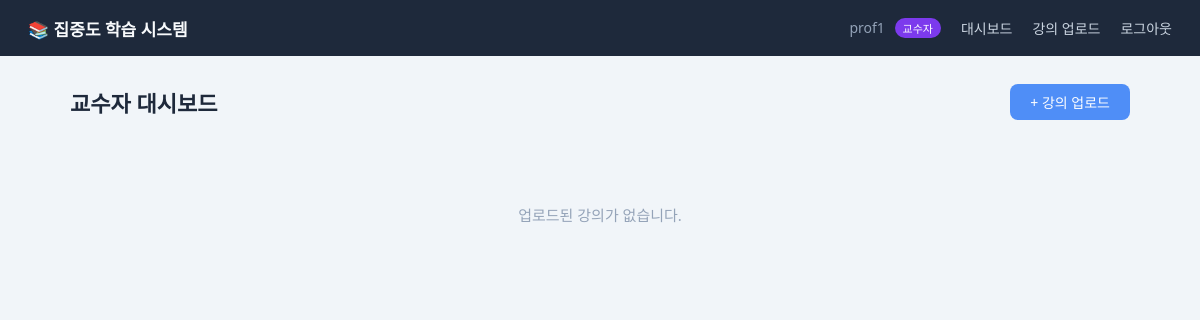
Before: /professor (signed in) with the older database file.
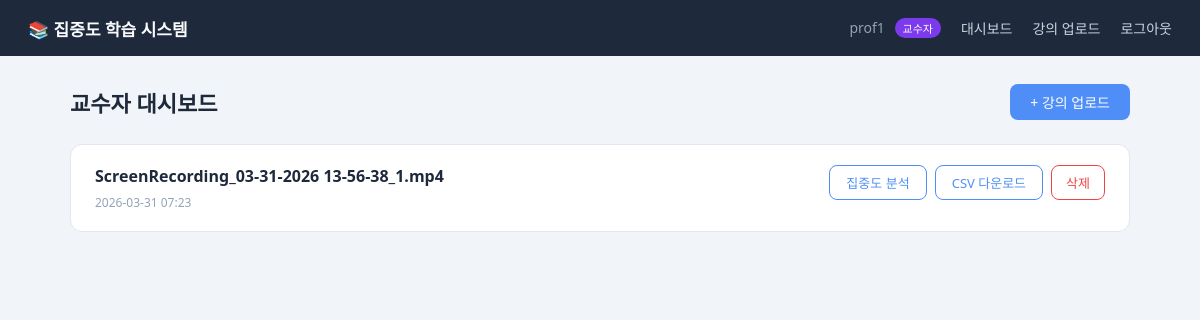
After: the same page with the newer database file.
### app.py (models this page shows)
class Lecture(db.Model):
    id          = db.Column(db.Integer,  primary_key=True)
    title       = db.Column(db.String(200), nullable=False)
    filename    = db.Column(db.String(200), nullable=False)
    uploaded_at = db.Column(db.DateTime,    default=datetime.utcnow)

### app.py (the view)
@app.route("/professor")
@login_required
def professor():
    if current_user.role != "professor":
        flash("교수자만 접근 가능합니다.")
        return redirect(url_for("student"))
    lectures = Lecture.query.order_by(Lecture.uploaded_at.desc()).all()
    return render_template("professor.html", lectures=lectures)

### app.py (called while the page is built)
@login_mgr.user_loader
def load_user(user_id):
    return User.query.get(int(user_id))

### templates/professor.html (shortened to what this page needs)
{% extends "base.html" %}
{% block content %}
<div class="page-header">
  <h2>교수자 대시보드</h2>
  <a href="{{ url_for('upload') }}" class="btn-primary">+ 강의 업로드</a>
</div>
{% if lectures %}
<div class="lecture-list">
  {% for lec in lectures %}
  <div class="prof-card" id="card-{{ lec.id }}">
    <div class="prof-card-header">
      <div>
        <h3>{{ lec.title }}</h3>
        <span class="lecture-date">{{ lec.uploaded_at.strftime('%Y-%m-%d %H:%M') }}</span>
      </div>
      <div class="card-actions">
        <button class="btn-outline" onclick="loadChart({{ lec.id }})">집중도 분석</button>
        <a class="btn-outline" href="/api/export/lecture/{{ lec.id }}">CSV 다운로드</a>
        <button class="btn-danger" onclick="deleteLecture({{ lec.id }})">삭제</button>
      </div>
    </div>
  </div>
  {% endfor %}
</div>
{% else %}
<div class="empty-state"><p>업로드된 강의가 없습니다.</p></div>
{% endif %}
{% endblock %}

Changed rows visible on the page:
added Lecture: title "ScreenRecording_03-31-2026 13-56-38_1.mp4", uploaded_at "2026-03-31 07:23"
Other visible differences:
text no longer shown: "업로드된 강의가 없습니다."
